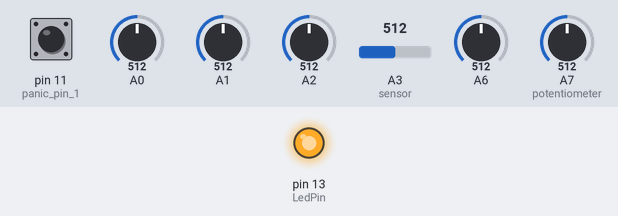
This sketch was run on a simulated Arduino Pro Mini, built with avr-gcc and run on an emulated ATmega328P. Shown: output pins drawn as LEDs (lit = HIGH). Inputs (shaded band) come from the test bench; at power-on: A0 = 512, A1 = 512, A6 = 512, A7 (potentiometer) = 512, pin 11 (panic_pin_1) HIGH, A2 = 512, A3 (sensor) = 512. What the sketch prints to the serial monitor is not drawn.

Above: at 0.1 s.
At 3.6 s:
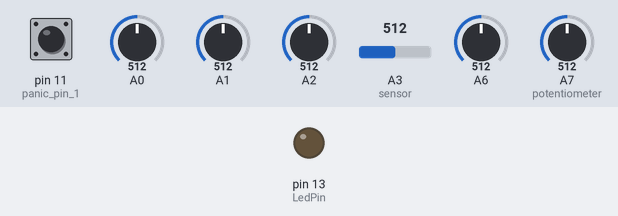
3.7 s: A0 set to 601
5.2 s: A0 set to 629
8.2 s: A1 set to 598
11.2 s: A1 set to 623
12.9 s: A6 set to 716
15.9 s: A7 (potentiometer) set to 601
18.9 s: A7 (potentiometer) set to 628
Timing chart, 0 to 21.4 s (numbered marks = the images above; inputs shaded):
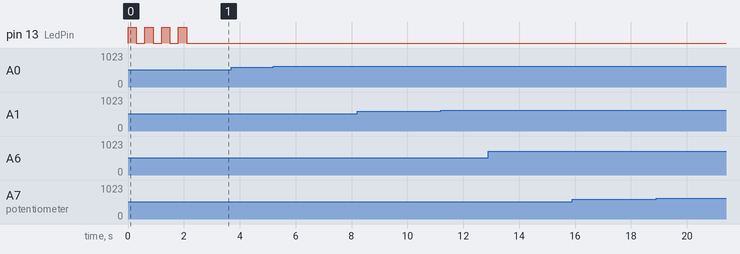

Measured:
- after the input at 3.7 s, every drawn part: stays the same
- after the input at 5.2 s, every drawn part: stays the same
- after the input at 8.2 s, every drawn part: stays the same
- after the input at 11.2 s, every drawn part: stays the same
- after the input at 12.9 s, every drawn part: stays the same
- after the input at 15.9 s, every drawn part: stays the same
- after the input at 18.9 s, every drawn part: stays the same

The sketch:

MiniWI-cap-pmt.ino
```cpp
#include <Wire.h>
#include <Adafruit_MPR121.h>

/*
NAME:                 MiniWI Cap Touch and Portamento ver.
WRITTEN BY:           JOHAN BERGLUND
CREDITS:              State machine from the Gordophone blog by GORDON GOOD
DATE:                 2016-06-01
FILE SAVED AS:        MiniWI-cap-pmt.ino
FOR:                  Arduino Pro Mini, ATmega328, version with breakouts for A6 and A7
CLOCK:                16.00 MHz CRYSTAL
PROGRAMME FUNCTION:   Wind Controller with EWI style key setup (reduced) with optional Casio DH addition,
                      Freescale MPX5010GP breath sensor, PS2 style thumb joysticks
                      for octave selection and pb/mod control, capacitive touch keys, output to 5-pin DIN MIDI

HARDWARE NOTES:
* For the MIDI connection, attach a MIDI out Female 180 Degree 5-Pin DIN socket to Arduino.
* Socket is seen from solder tags at rear.
* DIN-5 pinout is:                                         _______
*    pin 2 - GND                                          /       \
*    pin 4 - 220 ohm resistor to +5V                     | 1     3 |  MIDI jack
*    pin 5 - Arduino Pin 1 (TX) via a 220 ohm resistor   |  4   5  |
*    all other pins - unconnected                         \___2___/
*
* Left hand thumb joystick controls octaves.
* Up/down axis is connected to Arduino pin A6.
*
*       +1
*       ^
*     < o >
*       v
*      -1
*
* A potentiometer connected to Arduino pin A7 sets the base octave -2 to +2 from startnote octave.
*
* Right hand thumb joystick controls pitch bend and modulation.
* Pitch bend and modulation are connected to Arduino pins A0 and A1,
* on DIP rows.
*
*     PB up
*       ^
* Mod < o > Mod
*       v
*     PB dn
*
* A potentiometer controls portamento speed setting.
* It is connected to Arduino pin A2.
*
* The Freescale MPX5010GP pressure sensor output (V OUT) is connected to Arduino pin A3.
*
* Sensor pinout
* 1: V OUT (pin with indent)
* 2: GND
* 3: VCC (to 5V)
* 4: n/c
* 5: n/c
* 6: n/c
*
*
* Adafruit MPR121 board connected to Arduino I2C ports (A4-SDA and A5-SCL on the Pro Mini)
* Touch keys including portamento key connected to MPR121 board.
*
* Midi panic on pin 11 and 12 (internal pullup, both pins low sends all notes off)
*
*/

//_______________________________________________________________________________________________ DECLARATIONS

#define ON_Thr 40       // Set threshold level before switching ON
#define ON_Delay   20   // Set Delay after ON threshold before velocity is checked (wait for tounging peak)
#define breath_max 300  // Blowing as hard as you can
#define modsLo_Thr 411  // Low threshold for mod stick center
#define modsHi_Thr 611  // High threshold for mod stick center
#define octsLo_Thr 311  // Low threshold for octave stick center
#define octsHi_Thr 711  // High threshold for octave stick center
#define octsLo1_Thr 409  // Low threshold for octave select pot
#define octsHi1_Thr 613  // High threshold for octave select pot
#define octsLo2_Thr 205  // Low threshold 2 for octave select pot
#define octsHi2_Thr 818  // High threshold 2 for octave select pot
#define PB_sens 4095    // Pitch Bend sensitivity 0 to 8191 where 8191 is full pb range
#define casioMod 0      // Default selection on/off for Casio DH 2nd octave fingering (LH1 lifted)

// The three states of our state machine

// No note is sounding
#define NOTE_OFF 1

// We've observed a transition from below to above the
// threshold value. We wait a while to see how fast the
// breath velocity is increasing
#define RISE_WAIT 2

// A note is sounding
#define NOTE_ON 3

// Send CC data no more than every CC_INTERVAL
// milliseconds
#define CC_INTERVAL 15


//variables setup

byte casiomodSelect;               // Change the fingering setting w octave stick up at power on

int state;                         // The state of the state machine
unsigned long ccSendTime = 0L;     // The last time we sent CC values
unsigned long breath_on_time = 0L; // Time when breath sensor value went over the ON threshold
int initial_breath_value;          // The breath value at the time we observed the transition

long lastDebounceTime = 0;         // The last time the fingering was changed
long debounceDelay = 30;           // The debounce time; increase if the output flickers
int lastFingering = 0;             // Keep the last fingering value for debouncing

byte MIDIchannel=0;                // MIDI channel 1

int modLevel;
int oldmod=0;

int pitchBend;
int oldpb=8192;

int portLevel;
int oldport=-1;

int breathLevel=0;   // breath level (smoothed) not mapped to CC value

int pressureSensor;  // pressure data from breath sensor, for midi breath cc and breath threshold checks
byte velocity;       // remapped midi velocity from breath sensor

int fingeredNote;    // note calculated from fingering (switches) and octave joystick position
byte activeNote;     // note playing
byte startNote=73;   // set startNote to C# (change this value in steps of 12 to start in other octaves)

byte midistatus=0;
byte x;
byte LedPin = 13;    // select the pin for the LED

Adafruit_MPR121 touchSensor = Adafruit_MPR121(); // This is the 12-input touch sensor

            // Key variables, TRUE (1) for pressed, FALSE (0) for not pressed
byte LH1;   // Left Hand key 1 (pitch change -2)
            // Casio mod addition: If LH1 is not touched when LH2 and LH3 are, pitch change +9
byte LHb;   // Left Hand bis key (pitch change -1 unless both LH1 and LH2 are pressed)
            // Casio modification: pitch change -1 unless LH2 is pressed
byte LH2;   // Left Hand key 2  (with LH1 also pressed pitch change is -2, otherwise -1)
byte LH3;   // Left Hand key 3 (pitch change -2)
byte LHp1;  // Left Hand pinky key 1 (pitch change +1)
byte LHp2=0;  // Left Hand pinky key 2 (pitch change -1) --- Not used in this version
byte RHs=0;   // Right Hand side key  (pitch change -2 unless LHp1 is pressed) --- Not used in this version
byte RH1;   // Right Hand key 1 (with LH3 also pressed pitch change is -2, otherwise -1)
byte RH2;   // Right Hand key 2 (pitch change -1)
byte RH3;   // Right Hand key 3 (pitch change -2)
byte RHp1=0;  // Right Hand pinky key 1 (pitch change +1) --- Not used in this version
byte RHp2;  // Right Hand pinky key 2 (pitch change -1)
byte RHp3;  // Right Hand pinky key 3 (pitch change -2)
byte OCTup=0; // Octave switch key (pitch change +12) --- Not used in this version
byte OCTdn=0; // Octave switch key (pitch change -12) --- Not used in this version

byte PortK;   // Portamento momentary on switch
byte oldportk;

int joyOct; // Octave shifting by joystick or potentiometer

//_______________________________________________________________________________________________ SETUP

void setup() {

  state = NOTE_OFF;  // initialize state machine

  pinMode(LedPin,OUTPUT);   // declare the LED's pin as output

  // joystick buttons for midi panic
  pinMode(11,INPUT_PULLUP); // panic pin 1/2
  pinMode(12,INPUT_PULLUP); // panic pin 2/2

  // Set up touch sensor
  if (!touchSensor.begin(0x5A)) {
    while (1);  // Touch sensor initialization failed - stop doing stuff
  }
  // Set the selection for Casio fingering - Pitch stick up at power on changes from default
  if (analogRead(A6) > octsHi_Thr) {
    casiomodSelect=!casioMod;
  } else{
    casiomodSelect=casioMod;
  }
  for (x=1; x<=4; x++){  // Do the flashy-flashy to say we are up and running
    digitalWrite( LedPin, HIGH );
    delay(300);
    digitalWrite( LedPin, LOW );
    delay(300);
  }

  Serial.begin(31250);  // start serial with midi baudrate 31250
  Serial.flush();
}

//_______________________________________________________________________________________________ MAIN LOOP

void loop() {

  // if both joystick buttons are pressed, send all notes off
  if ((digitalRead(11) == 0) && (digitalRead(12) == 0)){
    midiPanic();
  }

  pressureSensor = analogRead(A3); // Get the pressure sensor reading from analog pin A3

  if (state == NOTE_OFF) {
    if (pressureSensor > ON_Thr) {
      // Value has risen above threshold. Move to the ON_Delay
      // state. Record time and initial breath value.
      breath_on_time = millis();
      initial_breath_value = pressureSensor;
      state = RISE_WAIT;  // Go to next state
    }
  } else if (state == RISE_WAIT) {
    if (pressureSensor > ON_Thr) {
      // Has enough time passed for us to collect our second
      // sample?
      if (millis() - breath_on_time > ON_Delay) {
        // Yes, so calculate MIDI note and velocity, then send a note on event
        readSwitches();
        readOctaves();
        oldportk=2; // Set oldportk to a value other than 1 or 0 to make sure it always sends the data for new notes
        portamento();
        // We should be at tonguing peak, so set velocity based on current pressureSensor value
        // If initial value is greater than value after delay, go with initial value, constrain input to keep mapped output within 7 to 127
        velocity = map(constrain(max(pressureSensor,initial_breath_value),ON_Thr,breath_max),ON_Thr,breath_max,7,127);
        breathLevel=constrain(max(pressureSensor,initial_breath_value),ON_Thr,breath_max);
        breath();
        midiSend((0x90 | MIDIchannel), fingeredNote, velocity); // send Note On message for new note
        activeNote=fingeredNote;
        state = NOTE_ON;
      }
    } else {
      // Value fell below threshold before ON_Delay passed. Return to
      // NOTE_OFF state (e.g. we're ignoring a short blip of breath)
      state = NOTE_OFF;
    }
  } else if (state == NOTE_ON) {
    if (pressureSensor < ON_Thr) {
      // Value has fallen below threshold - turn the note off
      midiSend((0x80 | MIDIchannel), activeNote, velocity); //  send Note Off message
      breathLevel=0;
      state = NOTE_OFF;
    } else {
      // Is it time to send more CC data?
      if (millis() - ccSendTime > CC_INTERVAL) {
         // deal with Breath, Pitch Bend and Modulation
         breath();
         pitch_bend();
         modulation();
         ccSendTime = millis();
      }
      readSwitches();
      readOctaves();
      if (fingeredNote != lastFingering){ //
        // reset the debouncing timer
        lastDebounceTime = millis();
      }
      if ((millis() - lastDebounceTime) > debounceDelay) {
      // whatever the reading is at, it's been there for longer
      // than the debounce delay, so take it as the actual current state
        if (fingeredNote != activeNote) {
          // Player has moved to a new fingering while still blowing.
          // Send a note off for the current note and a note on for
          // the new note.
          portamento();
          velocity = map(constrain(pressureSensor,ON_Thr,breath_max),ON_Thr,breath_max,7,127); // set new velocity value based on current pressure sensor level
          midiSend((0x90 | MIDIchannel), fingeredNote, velocity); // send Note On message for new note
          midiSend((0x80 | MIDIchannel), activeNote, 0); // send Note Off message for previous note (legato)
          activeNote=fingeredNote;
        }
      }
    }
  }
  lastFingering=fingeredNote;
}
//_______________________________________________________________________________________________ FUNCTIONS

//  Send a three byte midi message
  void midiSend(byte midistatus, byte data1, byte data2) {
  digitalWrite(LedPin,HIGH);  // indicate we're sending MIDI data
  Serial.write(midistatus);
  Serial.write(data1);
  Serial.write(data2);
  digitalWrite(LedPin,LOW);  // indicate we're sending MIDI data
}

//**************************************************************

void midiPanic(){
  for (int i = 0; i < 128; i++){
    midiSend((0x80 | MIDIchannel), i, 0);
  }
}

//**************************************************************

void pitch_bend(){
  int pitchLSB;
  int pitchMSB;
  pitchBend = analogRead(A0); // read voltage on analog pin A0
  if (pitchBend > modsHi_Thr){
    pitchBend = map(pitchBend,modsHi_Thr,1023,8192,(8192 + PB_sens)); // go from 8192 to 16383 (full pb up) when off center threshold going up
  } else if (pitchBend < modsLo_Thr){
    pitchBend = map(pitchBend,0,modsLo_Thr,(8191 - PB_sens),8192); // go from 8192 to 0 (full pb dn) when off center threshold going down
  } else {
    pitchBend = 8192; // 8192 is 0 pitch bend
  }
  if (pitchBend != oldpb){// only send midi data if pitch bend has changed from previous value
    pitchLSB = pitchBend & 0x007F;
    pitchMSB = (pitchBend >>7) & 0x007F;
    midiSend((0xE0 | MIDIchannel), pitchLSB, pitchMSB);
    oldpb=pitchBend;
  }
}

//***********************************************************

void modulation(){
  modLevel = analogRead(A1); // read voltage on analog pin A1
  if (modLevel > modsHi_Thr){
    modLevel = map(modLevel,modsHi_Thr,1023,0,127); // go from 0 to full modulation when off center threshold going right(?)
  } else if (modLevel < modsLo_Thr){
    modLevel = map(modLevel,0,modsLo_Thr,127,0); // go from 0 to full modulation when off center threshold going left(?)
  } else {
    modLevel = 0; // zero modulation in center position
  }
  if (modLevel != oldmod){  // only send midi data if modulation has changed from previous value
    midiSend((0xB0 | MIDIchannel), 1, modLevel);
    oldmod=modLevel;
  }
}

//***********************************************************

void portamento(){
  portLevel = map(analogRead(A2),0,1023,0,127); // read voltage on analog pin A7 and map to midi value
  if (portLevel != oldport){  // only send midi data if level has changed from previous value
    midiSend((0xB0 | MIDIchannel), 5, portLevel);
    oldport=portLevel;
  }
  if (PortK != oldportk){  // only send midi data if status has changed from previous value
    if (PortK){
      midiSend((0xB0 | MIDIchannel), 65, 127); // send portamento on
    }
    else {
      midiSend((0xB0 | MIDIchannel), 65, 0); // send portamento off
    }
    oldportk=PortK;
  }
}

//***********************************************************

void breath(){
  int breathCC;
  breathLevel = breathLevel*0.8+pressureSensor*0.2; // smoothing of breathLevel value
  breathCC = map(constrain(breathLevel,ON_Thr,breath_max),ON_Thr,breath_max,0,127);
  midiSend((0xB0 | MIDIchannel), 2, breathCC);
}
//***********************************************************

void readOctaves(){
  // Read octave joystick and set octave of the fingered note (run after readSwitches)
  int xOctaves;
  int yOctaves;
  xOctaves = analogRead(A6); // read voltage on analog pin A6
  yOctaves = analogRead(A7); // read voltage on analog pin A7 (this is now a separate potentiometer, not joystick axis)
  joyOct = 0;
  // xOctaves is up/down and the only used octave joystick direction in this version
  if (xOctaves > octsHi_Thr) {
    joyOct++;
  } else if (xOctaves < octsLo_Thr) {
    joyOct--;
  }
  // yOctaves in this version is a separate potentiometer setting base octave -2 to +2
  if (yOctaves > octsHi1_Thr) {
    joyOct++; // ++ or -- depending on joystick orientation
  } else if (yOctaves < octsLo1_Thr) {
    joyOct--; // ++ or -- depending on joystick orientation
  }
  if (yOctaves > octsHi2_Thr) {
    joyOct++; // ++ or -- depending on joystick orientation
  } else if (yOctaves < octsLo2_Thr) {
    joyOct--; // ++ or -- depending on joystick orientation
  }
  //calculate midi note number from octave shifts
  fingeredNote=fingeredNote+joyOct*12;
}
//***********************************************************

void readSwitches(){
  // Read switches and put value in variables
  uint16_t touchValue = touchSensor.touched();
  LH1=((touchValue >> 0) & 0x01);
  LHb=((touchValue >> 1) & 0x01);
  LH2=((touchValue >> 2) & 0x01);
  LH3=((touchValue >> 3) & 0x01);
  LHp1=((touchValue >> 4) & 0x01);
  RH1=((touchValue >> 6) & 0x01);
  RH2=((touchValue >> 7) & 0x01);
  RH3=((touchValue >> 8) & 0x01);
  RHp2=((touchValue >> 9) & 0x01);
  RHp3=((touchValue >> 10) & 0x01);
  PortK=((touchValue >> 5) & 0x01); // portamento key
  //calculate midi note number from pressed keys
  if (casiomodSelect){
    fingeredNote=startNote-2*LH1-(LHb && !LH2)-LH2-(LH2 && LH1)-2*LH3+LHp1-LHp2+(RHs && !LHp1)-RH1-(RH1 && LH3)-RH2-2*RH3+RHp1-RHp2-2*RHp3+12*OCTup-12*OCTdn+9*(!LH1 && LH2 && LH3);
  } else {
    fingeredNote=startNote-2*LH1-(LHb && !(LH1 && LH2))-LH2-(LH2 && LH1)-2*LH3+LHp1-LHp2+(RHs && !LHp1)-RH1-(RH1 && LH3)-RH2-2*RH3+RHp1-RHp2-2*RHp3+12*OCTup-12*OCTdn;
  }
}
```
